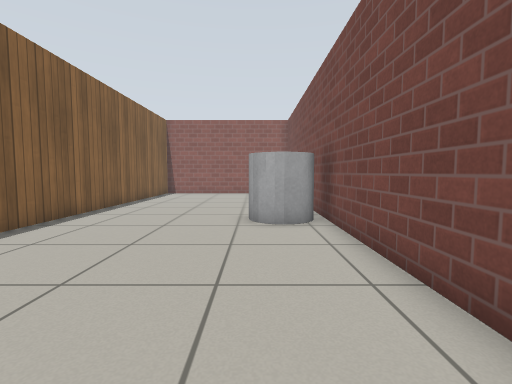
View 1 (above)

20 first-person views from a walk through a Gazebo world. The camera is 0.72 m above the floor, tilts 4° down and sees 85° across. The floor is counted in squares, 0.5 m on a side. Each view is taken from the middle of a square. On the plan, view 1 faces up. The plan holds only what a view shows up to about 14 squares ahead; the rest is blank. Gazebo's built-in surfaces are drawn with simple patterns.

View 2
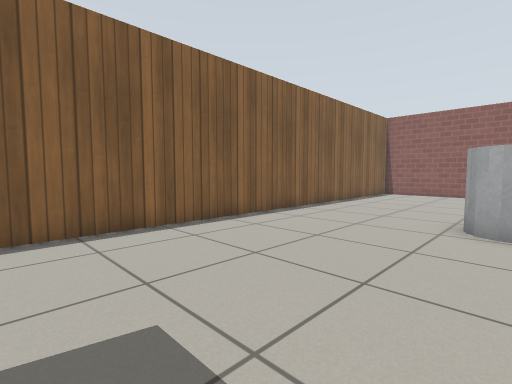

View 3
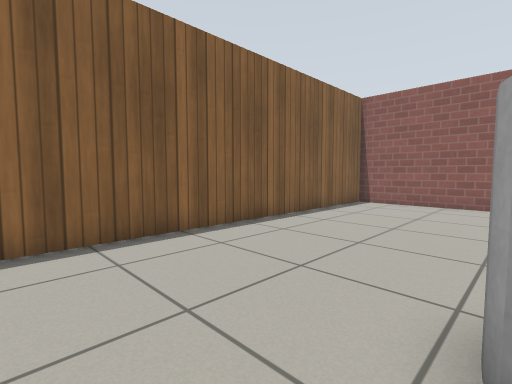

View 4
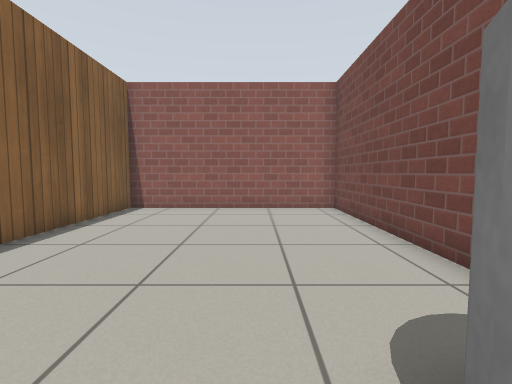

View 5
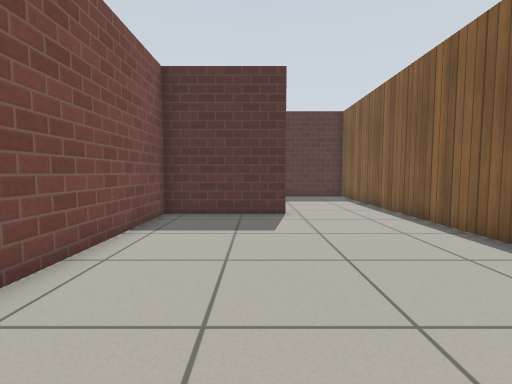

View 6
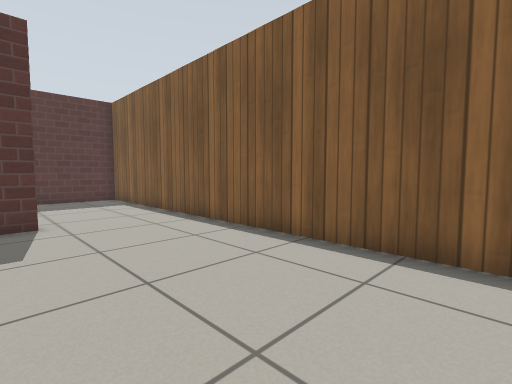

View 7
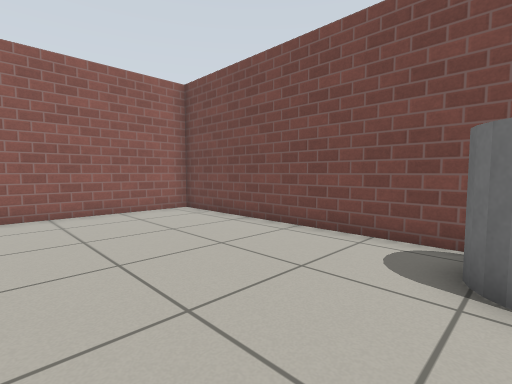

View 8
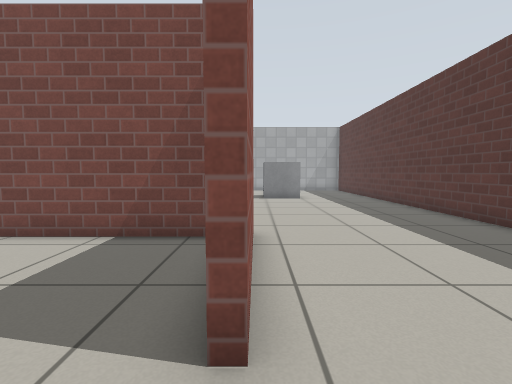

View 9
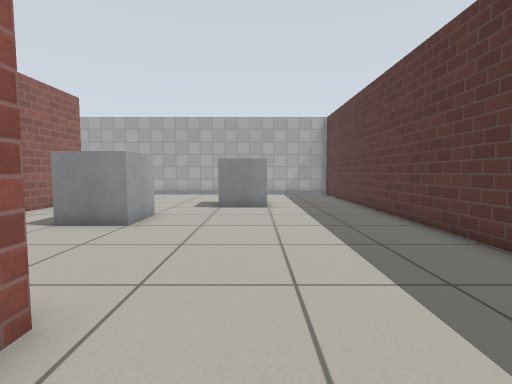

View 10
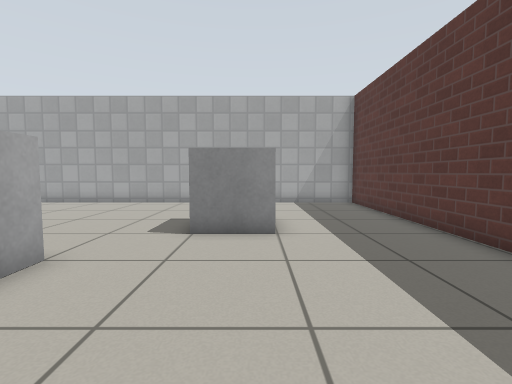

View 11
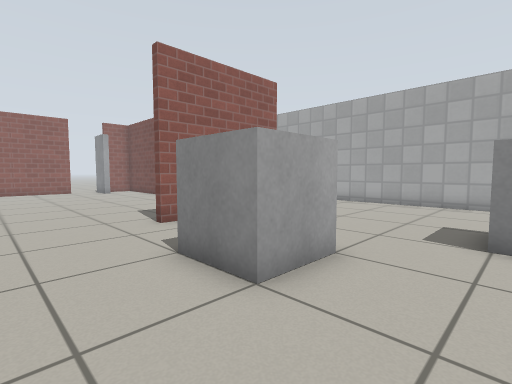

View 12
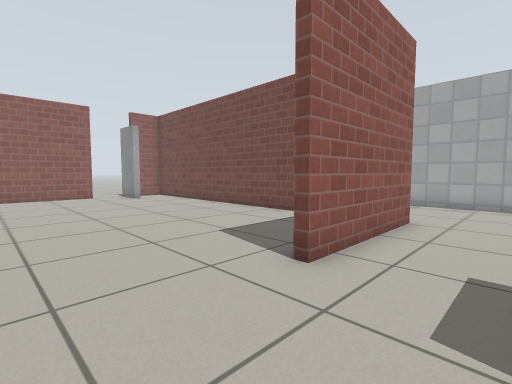

View 13
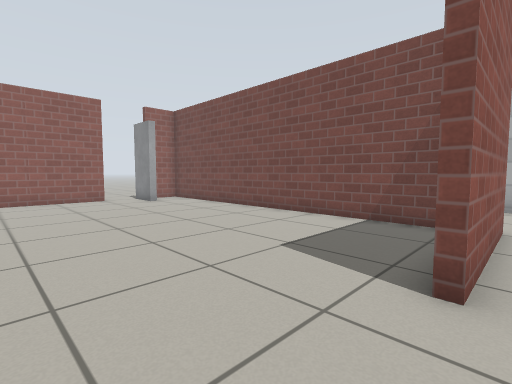

View 14
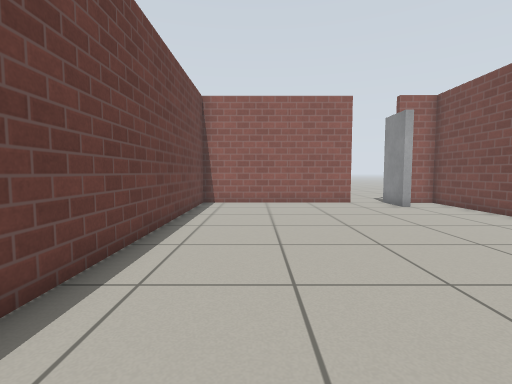

View 15
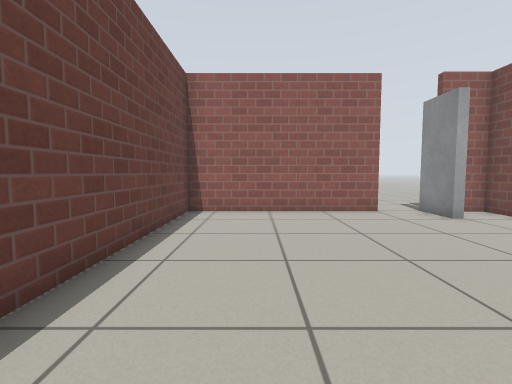

View 16
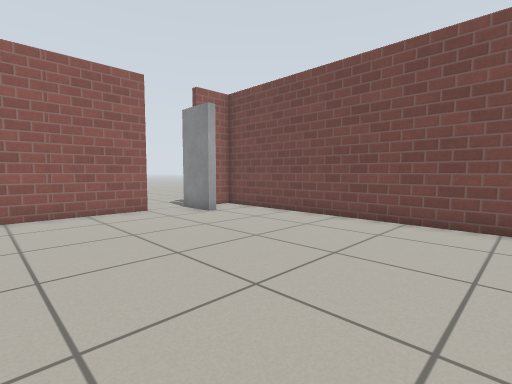

View 17
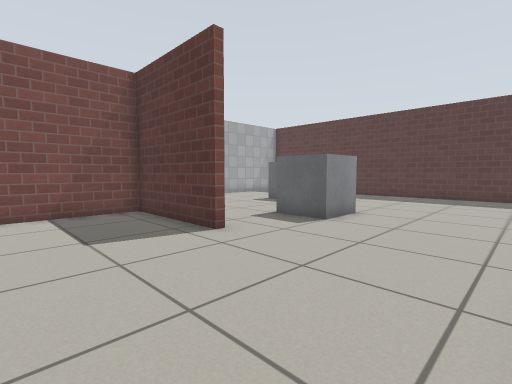

View 18
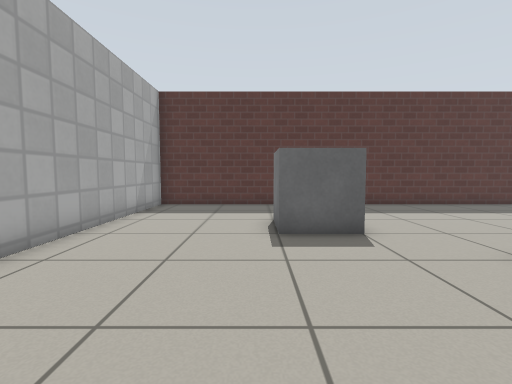

View 19
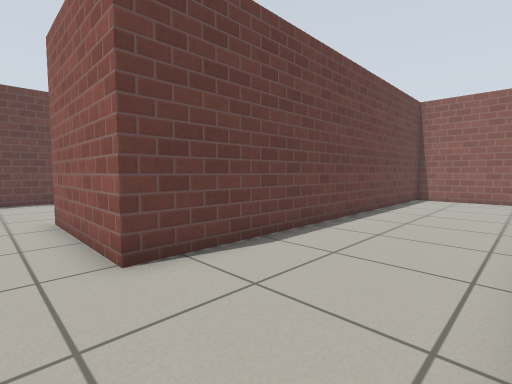

View 20
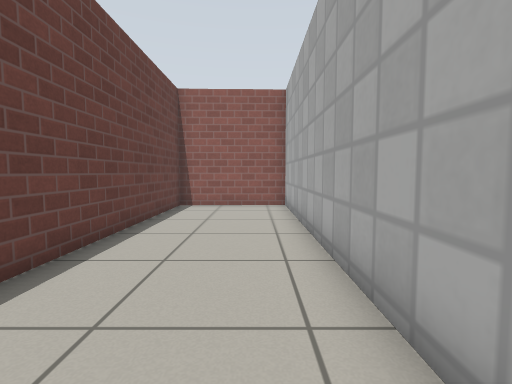

### Floor plan
Points are (right, up) in squares from view 1. A wall is a line through its corners. A room is listed if a view was taken in it or the views show most of it. See-through windows are left out.
Room 1 (views 1, 2, 3, 4, 5, 6, 7)
walls: (-2.1, -1.6) (2.2, -1.6) (2.2, 19.3) (-6.1, 19.3) (-6.1, -1.4)
ways out: opening at (-4, -2) to room 2
objects: grey cylinder (0, 8) to (1, 9)
Room 2 (views 8, 9, 10, 11, 12, 13, 14, 15, 16, 17, 18, 19, 20)
walls: (2.5, 5.5) (2.5, 3.6); (2.5, -1.9) (-2.1, -1.9); (9.6, 19.3) (2.5, 19.3) (2.5, 8.6); (2.4, -8.6) (18.3, -8.6) (18.3, 19.4) (13.7, 19.3) (13.7, 4.5) (8.7, 4.5) (8.7, 4.8) (13.4, 4.8) (13.4, 19.2) (12.2, 19.2); (-6.1, -1.4) (-6.1, -7.9); (-5.5, -8.6) (-2.8, -8.6)
ways out: opening at (-4, -2) to room 1
objects: grey box (8, 0) to (9, 1); door leaf (11, 18) to (11, 19); grey box (12, -4) to (13, -3)

Where each view was taken, in squares from view 1:
view 1: 0 up, 0 right, facing up
view 2: 0 up, 1 right, facing up-left
view 3: 6 up, 0 right, facing up-left
view 4: 8 up, 1 left, facing up
view 5: 8 up, 1 left, facing down
view 6: 7 up, 1 left, facing down-left
view 7: 9 up, 4 left, facing up-right
view 8: 2 down, 4 left, facing right
view 9: 4 down, 0 right, facing right
view 10: 4 down, 5 right, facing right
view 11: 3 down, 5 right, facing up-right
view 12: 2 up, 5 right, facing up-right
view 13: 4 up, 5 right, facing up-right
view 14: 6 up, 5 right, facing up
view 15: 9 up, 5 right, facing up
view 16: 9 up, 5 right, facing up-right
view 17: 9 up, 3 right, facing down-right
view 18: 4 up, 14 right, facing down
view 19: 3 up, 18 right, facing up-left
view 20: 7 up, 17 right, facing up
